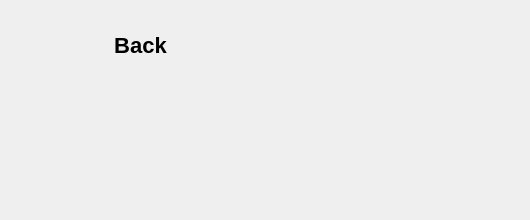
   <widget class="QWidget" name="telemetricChartPage">
    <widget class="QPushButton" name="menuRegimeChart_2">
     <property name="geometry">
      <rect>
       <x>30</x>
       <y>20</y>
       <width>221</width>
       <height>51</height>
      </rect>
     </property>
     <property name="cursor">
      <cursorShape>PointingHandCursor</cursorShape>
     </property>
     <property name="styleSheet">
      <string notr="true">#menuRegimeChart_2{
background-color: transparent; 
border:none;
color :black; 
font-size: 22px;
font:bold;
}

#menuRegimeChart_2:hover {
 background-color:black; 
color:white;
}
#menuRegimeChart_2:pressed {
 background-color:grey; 
color: white;
}</string>
     </property>
     <property name="text">
      <string>Back</string>
     </property>
    </widget>
    <widget class="QLabel" name="massiveButtonsPlace_2">
     <property name="geometry">
      <rect>
       <x>260</x>
       <y>100</y>
       <width>261</width>
       <height>61</height>
      </rect>
     </property>
     <property name="text">
      <string/>
     </property>
    </widget>
    <widget class="QLabel" name="label_2">
     <property name="geometry">
      <rect>
       <x>50</x>
       <y>100</y>
       <width>191</width>
       <height>111</height>
      </rect>
     </property>
     <property name="styleSheet">
      <string notr="true"/>
     </property>
     <property name="text">
      <string/>
     </property>
    </widget>
   </widget>
